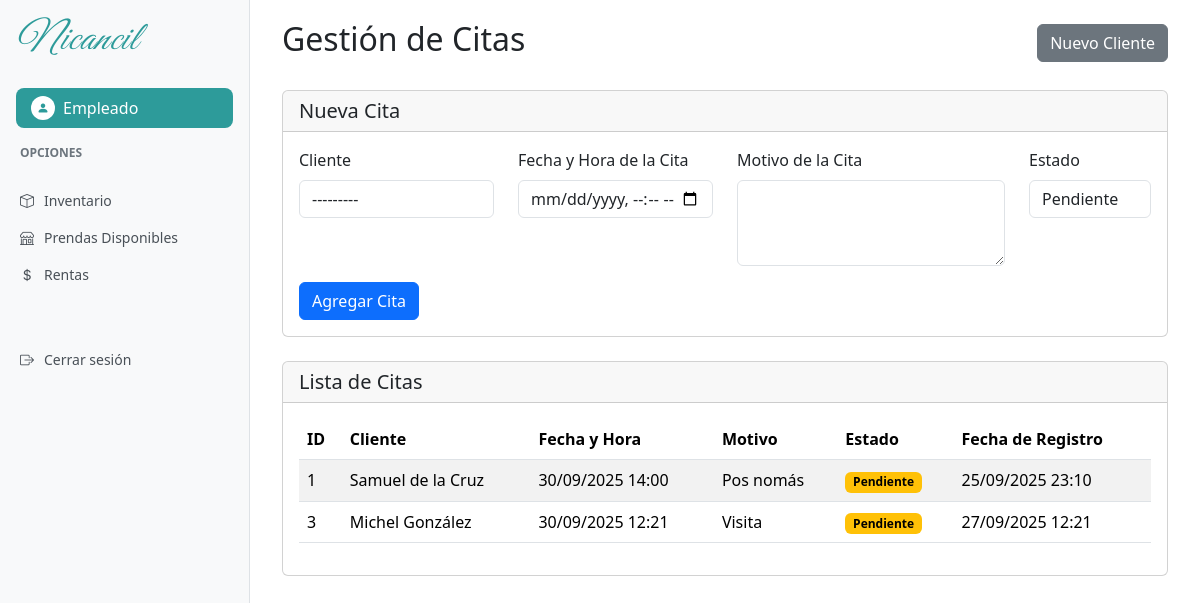
Page /citas/ (signed in) on the committed database.
### usuarios/models.py (models this page shows, shortened)
class Usuario(AbstractUser):
    ROLES=(
        ("admin", "Administrador"),
        ("emp", "Empleado"),
        )
    rol=models.CharField(max_length=10, choices=ROLES, default="emp")
    telefono = models.CharField(max_length=15, blank=True, null=True)
    foto_perfil = models.ImageField(upload_to='perfiles/', blank=True, null=True)

### citas/models.py (models this page shows, shortened)
class Cita(models.Model):
    ESTADOS = (
        ('pendiente', 'Pendiente'),
        ('realizada', 'Realizada'),
        ('cancelada', 'Cancelada'),
    )
    cliente = models.ForeignKey(Cliente, on_delete=models.CASCADE, related_name='citas')
    fecha_cita = models.DateTimeField()
    motivo = models.TextField()
    estado = models.CharField(max_length=20, choices=ESTADOS, default='pendiente')
    fecha_registro = models.DateTimeField(auto_now_add=True)
    class Meta:
        verbose_name = "Cita"
        verbose_name_plural = "Citas"
        ordering = ['-fecha_cita']

### rentas/models.py (models this page shows, shortened)
class Cliente(models.Model):
    nombre = models.CharField(max_length=100)
    telefono = models.CharField(max_length=15)
    correo = models.EmailField()
    direccion = models.TextField()
    fecha_registro = models.DateTimeField(auto_now_add=True)
    class Meta:
        verbose_name = "Cliente"
        verbose_name_plural = "Clientes"
        ordering = ['nombre']
    def __str__(self):
        return self.nombre

### citas/views.py (the view)
# urls.py: path('', views.lista_citas, name='lista_citas'),
@login_required
def lista_citas(request):
    if request.method == 'POST':
        form = CitaForm(request.POST)
        if form.is_valid():
            form.save()
            messages.success(request, 'Cita creada exitosamente.')
            return redirect('lista_citas')
        else:
            messages.error(request, 'Error al crear la cita. Revisa los datos.')
    else:
        form = CitaForm()
    citas = Cita.objects.all().order_by('-fecha_cita')
    context = {
        'form': form,
        'citas': citas,
    }
    return render(request, 'citas/lista_citas.html', context)

### citas/forms.py
class CitaForm(forms.ModelForm):
    class Meta:
        model = Cita
        fields = ['cliente', 'fecha_cita', 'motivo', 'estado']
        widgets = {
            'cliente': forms.Select(attrs={'class': 'form-control'}),
            'fecha_cita': forms.DateTimeInput(attrs={'class': 'form-control', 'type': 'datetime-local'}),
            'motivo': forms.Textarea(attrs={'class': 'form-control', 'rows': 3}),
            'estado': forms.Select(attrs={'class': 'form-control'}),
        }
        labels = {
            'cliente': 'Cliente',
            'fecha_cita': 'Fecha y Hora de la Cita',
            'motivo': 'Motivo de la Cita',
            'estado': 'Estado',
        }
    def __init__(self, *args, **kwargs):
        super().__init__(*args, **kwargs)
        self.fields['cliente'].queryset = Cliente.objects.all().order_by('nombre')

### templates/citas/lista_citas.html (shortened to what this page needs)
{% extends 'base_dashboard.html' %}
{% block content %}
<div class="container-fluid">
    <div class="d-flex justify-content-between align-items-center mb-4">
        <h2>Gestión de Citas</h2>
        <div>
            <a href="{% url 'lista_clientes' %}?next=lista_citas" class="btn btn-secondary">
                 Nuevo Cliente
            </a>
        </div>
    </div>
    <div class="row mb-4">
        <div class="col-12">
            <div class="card">
                <div class="card-header">
                    <h5 class="mb-0">Nueva Cita</h5>
                </div>
                <div class="card-body">
                    <form method="post">
                        <div class="row">
                            <div class="col-md-3">
                                <div class="mb-3">
                                    <label for="{{ form.cliente.id_for_label }}" class="form-label">{{ form.cliente.label }}</label>
                                    {{ form.cliente }}
                                </div>
                            </div>
                            <div class="col-md-3">
                                <div class="mb-3">
                                    <label for="{{ form.fecha_cita.id_for_label }}" class="form-label">{{ form.fecha_cita.label }}</label>
                                    {{ form.fecha_cita }}
                                </div>
                            </div>
                            <div class="col-md-4">
                                <div class="mb-3">
                                    <label for="{{ form.motivo.id_for_label }}" class="form-label">{{ form.motivo.label }}</label>
                                    {{ form.motivo }}
                                </div>
                            </div>
                            <div class="col-md-2">
                                <div class="mb-3">
                                    <label for="{{ form.estado.id_for_label }}" class="form-label">{{ form.estado.label }}</label>
                                    {{ form.estado }}
                                </div>
                            </div>
                        </div>
                        <button type="submit" class="btn btn-primary">
                             Agregar Cita
                        </button>
                    </form>
                </div>
            </div>
        </div>
    </div>
    <div class="row">
        <div class="col-12">
            <div class="card">
                <div class="card-header">
                    <h5 class="mb-0">Lista de Citas</h5>
                </div>
                <div class="card-body">
                    <div class="table-responsive">
                        <table class="table table-striped">
                            <thead>
                                <tr>
                                    <th>ID</th>
                                    <th>Cliente</th>
                                    <th>Fecha y Hora</th>
                                    <th>Motivo</th>
                                    <th>Estado</th>
                                    <th>Fecha de Registro</th>
                                </tr>
                            </thead>
                            <tbody>
                                {% for cita in citas %}
                                <tr>
                                    <td>{{ cita.id }}</td>
                                    <td>{{ cita.cliente.nombre }}</td>
                                    <td>{{ cita.fecha_cita|date:"d/m/Y H:i" }}</td>
                                    <td>{{ cita.motivo|truncatewords:10 }}</td>
                                    <td>
                                        <span class="badge" style="
                                            {% if cita.estado == 'pendiente' %}
                                                background-color: #ffc107; color: black;
                                            {% elif cita.estado == 'realizada' %}
                                                background-color: #28a745; color: white;
                                            {% elif cita.estado == 'cancelada' %}
                                                background-color: #dc3545; color: white;
                                            {% endif %}
                                        ">
                                            {{ cita.get_estado_display }}
                                        </span>
                                    </td>
                                    <td>{{ cita.fecha_registro|date:"d/m/Y H:i" }}</td>
                                </tr>
                                {% empty %}
                                <tr>
                                    <td colspan="6" class="text-center">No hay citas registradas</td>
                                </tr>
                                {% endfor %}
                            </tbody>
                        </table>
                    </div>
                </div>
            </div>
        </div>
    </div>
</div>
{% endblock %}

### templates/base_dashboard.html (shortened to what this page needs)
<!DOCTYPE html>
<html lang="es">
<head>
    <link href="https://cdn.jsdelivr.net/npm/bootstrap@5.3.2/dist/css/bootstrap.min.css" rel="stylesheet">
    <link href="https://cdn.jsdelivr.net/npm/bootstrap-icons@1.10.0/font/bootstrap-icons.css" rel="stylesheet">
    {% load static %}
    <link rel="stylesheet" type="text/css" href="{% static 'css/dashboard.css' %}">
</head>
<body>
    <div class="sidebar position-fixed" id="sidebar">
        <div class="p-3">
            <h1 class="nicancil-font text-nicancil-teal mb-4">Nicancil</h1>
            <a href="{% url 'editar_perfil' %}" class="user-profile text-decoration-none">
                <div class="user-icon">
                    {% if user.foto_perfil %}
                        <img src="{{ user.foto_perfil.url }}" alt="Perfil" class="rounded-circle" style="width: 24px; height: 24px; object-fit: cover;">
                    {% else %}
                        <i class="bi bi-person-fill"></i>
                    {% endif %}
                </div>
                <span class="user-name">{{ user.first_name|default:user.username }}</span>
            </a>
        </div>
        <div class="sidebar-section-title">Opciones</div>
        <nav class="sidebar-nav">
            <a href="{% url 'inventario' %}" class="sidebar-nav-item {% if request.path == '/inventario/' %}active{% endif %}">
                <i class="bi bi-box"></i>
                <span>Inventario</span>
            </a>
            <a href="{% url 'prenda_lista' %}" class="sidebar-nav-item {% if request.path == '/tienda/' %}active{% endif %}">
                <i class="bi bi-shop"></i>
                <span>Prendas Disponibles</span>
            </a>
            <a href="{% url 'lista_rentas' %}" class="sidebar-nav-item {% if '/rentas/' in request.path %}active{% endif %}">
                <i class="bi bi-currency-dollar"></i>
                <span>Rentas</span>
            </a>
            <a href="{% url 'logout' %}" class="sidebar-nav-item mt-5">
                <i class="bi bi-box-arrow-right"></i>
                <span>Cerrar sesión</span>
            </a>
        </nav>
    </div>
    <div class="main-content-wrapper" id="mainContent">
        {% block content %}{% endblock %}
    </div>
</body>
</html>

### static/css/dashboard.css (style rules this page uses)
:root { --nicancil-teal: #2D9B9A; }
.text-nicancil-teal { color: var(--nicancil-teal) !important; }
.nicancil-font { font-family: 'Great Vibes', cursive; font-weight: 400; letter-spacing: 1px; font-style: italic; font-size: 2.5rem; color: var(--nicancil-teal); }
.sidebar { min-height: 100vh; background-color: #f8f9fa; border-right: 1px solid #dee2e6; width: 250px; z-index: 1000; }
.main-content-wrapper { margin-left: 250px; min-height: 100vh; padding: 20px; }
.user-profile { background-color: var(--nicancil-teal); color: white; padding: 8px 15px; border-radius: 8px; display: flex; align-items: center; gap: 8px; font-weight: 500; cursor: pointer; }
.user-icon { background-color: white; color: var(--nicancil-teal); width: 24px; height: 24px; border-radius: 50%; display: flex; align-items: center; justify-content: center; font-size: 12px; }
.sidebar-nav { padding: 0; margin-top: 20px; }
.sidebar-section-title { color: #6c757d; font-size: 12px; font-weight: 600; text-transform: uppercase; margin-bottom: 10px; padding: 0 20px; }
.sidebar-nav-item { display: flex; align-items: center; padding: 8px 20px; color: #495057; text-decoration: none; font-size: 14px; gap: 10px; position: relative; }

### rows in the picture
Usuario: first_name "Empleado"
Cita: id "1", cliente.nombre "Samuel de la Cruz", fecha_cita "30/09/2025 14:00", motivo "Pos nomás", estado "Pendiente", fecha_registro "25/09/2025 23:10"
Cita: id "3", cliente.nombre "Michel González", fecha_cita "30/09/2025 12:21", motivo "Visita", estado "Pendiente", fecha_registro "27/09/2025 12:21"
